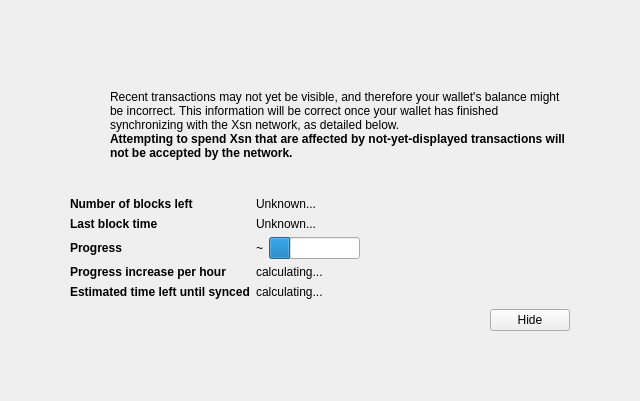
<?xml version="1.0" encoding="UTF-8"?>
<ui version="4.0">
 <class>ModalOverlay</class>
 <widget class="ModalOverlay" name="ModalOverlay">
  <property name="geometry">
   <rect>
    <x>0</x>
    <y>0</y>
    <width>640</width>
    <height>401</height>
   </rect>
  </property>
  <property name="windowTitle">
   <string>Form</string>
  </property>
  <layout class="QVBoxLayout" name="verticalLayout" stretch="0">
   <property name="sizeConstraint">
    <enum>QLayout::SetDefaultConstraint</enum>
   </property>
   <property name="leftMargin">
    <number>0</number>
   </property>
   <property name="topMargin">
    <number>0</number>
   </property>
   <property name="rightMargin">
    <number>0</number>
   </property>
   <property name="bottomMargin">
    <number>0</number>
   </property>
   <item>
    <widget class="QWidget" name="bgWidget" native="true">
     <layout class="QVBoxLayout" name="verticalLayoutMain" stretch="0">
      <property name="leftMargin">
       <number>60</number>
      </property>
      <property name="topMargin">
       <number>60</number>
      </property>
      <property name="rightMargin">
       <number>60</number>
      </property>
      <property name="bottomMargin">
       <number>60</number>
      </property>
      <item>
       <widget class="QWidget" name="contentWidget" native="true">
        <property name="styleSheet">
         <string notr="true"/>
        </property>
        <layout class="QVBoxLayout" name="verticalLayoutSub" stretch="1,0,0,0,0">
         <property name="spacing">
          <number>0</number>
         </property>
         <property name="leftMargin">
          <number>10</number>
         </property>
         <property name="topMargin">
          <number>10</number>
         </property>
         <property name="rightMargin">
          <number>10</number>
         </property>
         <property name="bottomMargin">
          <number>10</number>
         </property>
         <item>
          <layout class="QHBoxLayout" name="horizontalLayoutIconText" stretch="0,1">
           <property name="topMargin">
            <number>20</number>
           </property>
           <item>
            <layout class="QVBoxLayout" name="verticalLayoutIcon">
             <property name="leftMargin">
              <number>0</number>
             </property>
             <item>
              <widget class="QPushButton" name="warningIcon">
               <property name="enabled">
                <bool>false</bool>
               </property>
               <property name="text">
                <string/>
               </property>
               <property name="icon">
                <iconset resource="../dash.qrc">
                 <normaloff>:/icons/warning</normaloff>
                 <disabledoff>:/icons/warning</disabledoff>:/icons/warning</iconset>
               </property>
               <property name="iconSize">
                <size>
                 <width>48</width>
                 <height>48</height>
                </size>
               </property>
               <property name="flat">
                <bool>true</bool>
               </property>
              </widget>
             </item>
             <item>
              <spacer name="verticalSpacerWarningIcon">
               <property name="orientation">
                <enum>Qt::Vertical</enum>
               </property>
               <property name="sizeHint" stdset="0">
                <size>
                 <width>20</width>
                 <height>40</height>
                </size>
               </property>
              </spacer>
             </item>
            </layout>
           </item>
           <item>
            <layout class="QVBoxLayout" name="verticalLayoutInfoText">
             <property name="leftMargin">
              <number>0</number>
             </property>
             <property name="topMargin">
              <number>0</number>
             </property>
             <item>
              <widget class="QLabel" name="infoText">
               <property name="text">
                <string>Recent transactions may not yet be visible, and therefore your wallet's balance might be incorrect. This information will be correct once your wallet has finished synchronizing with the Xsn network, as detailed below.</string>
               </property>
               <property name="textFormat">
                <enum>Qt::RichText</enum>
               </property>
               <property name="wordWrap">
                <bool>true</bool>
               </property>
              </widget>
             </item>
             <item>
              <widget class="QLabel" name="infoTextStrong">
               <property name="font">
                <font>
                 <weight>75</weight>
                 <bold>true</bold>
                </font>
               </property>
               <property name="text">
                <string>Attempting to spend Xsn that are affected by not-yet-displayed transactions will not be accepted by the network.</string>
               </property>
               <property name="textFormat">
                <enum>Qt::RichText</enum>
               </property>
               <property name="wordWrap">
                <bool>true</bool>
               </property>
              </widget>
             </item>
             <item>
              <spacer name="verticalSpacerInTextSpace">
               <property name="orientation">
                <enum>Qt::Vertical</enum>
               </property>
               <property name="sizeHint" stdset="0">
                <size>
                 <width>20</width>
                 <height>40</height>
                </size>
               </property>
              </spacer>
             </item>
            </layout>
           </item>
          </layout>
         </item>
         <item>
          <spacer name="verticalSpacerAfterText">
           <property name="orientation">
            <enum>Qt::Vertical</enum>
           </property>
           <property name="sizeHint" stdset="0">
            <size>
             <width>20</width>
             <height>40</height>
            </size>
           </property>
          </spacer>
         </item>
         <item>
          <layout class="QFormLayout" name="formLayout">
           <property name="fieldGrowthPolicy">
            <enum>QFormLayout::FieldsStayAtSizeHint</enum>
           </property>
           <property name="horizontalSpacing">
            <number>6</number>
           </property>
           <property name="verticalSpacing">
            <number>6</number>
           </property>
           <property name="topMargin">
            <number>10</number>
           </property>
           <item row="0" column="0">
            <widget class="QLabel" name="labelNumberOfBlocksLeft">
             <property name="font">
              <font>
               <weight>75</weight>
               <bold>true</bold>
              </font>
             </property>
             <property name="text">
              <string>Number of blocks left</string>
             </property>
            </widget>
           </item>
           <item row="0" column="1">
            <widget class="QLabel" name="numberOfBlocksLeft">
             <property name="text">
              <string>Unknown...</string>
             </property>
            </widget>
           </item>
           <item row="1" column="0">
            <widget class="QLabel" name="labelLastBlockTime">
             <property name="font">
              <font>
               <weight>75</weight>
               <bold>true</bold>
              </font>
             </property>
             <property name="text">
              <string>Last block time</string>
             </property>
            </widget>
           </item>
           <item row="1" column="1">
            <widget class="QLabel" name="newestBlockDate">
             <property name="sizePolicy">
              <sizepolicy hsizetype="Maximum" vsizetype="Preferred">
               <horstretch>0</horstretch>
               <verstretch>0</verstretch>
              </sizepolicy>
             </property>
             <property name="text">
              <string>Unknown...</string>
             </property>
            </widget>
           </item>
           <item row="2" column="0">
            <widget class="QLabel" name="labelSyncDone">
             <property name="font">
              <font>
               <weight>75</weight>
               <bold>true</bold>
              </font>
             </property>
             <property name="text">
              <string>Progress</string>
             </property>
            </widget>
           </item>
           <item row="2" column="1">
            <layout class="QHBoxLayout" name="horizontalLayoutSync" stretch="0,1">
             <item>
              <widget class="QLabel" name="percentageProgress">
               <property name="text">
                <string>~</string>
               </property>
              </widget>
             </item>
             <item>
              <widget class="QProgressBar" name="progressBar">
               <property name="value">
                <number>24</number>
               </property>
               <property name="format">
                <string/>
               </property>
              </widget>
             </item>
            </layout>
           </item>
           <item row="4" column="0">
            <widget class="QLabel" name="labelProgressIncrease">
             <property name="font">
              <font>
               <weight>75</weight>
               <bold>true</bold>
              </font>
             </property>
             <property name="text">
              <string>Progress increase per hour</string>
             </property>
            </widget>
           </item>
           <item row="4" column="1">
            <widget class="QLabel" name="progressIncreasePerH">
             <property name="text">
              <string>calculating...</string>
             </property>
            </widget>
           </item>
           <item row="5" column="0">
            <widget class="QLabel" name="labelEstimatedTimeLeft">
             <property name="font">
              <font>
               <weight>75</weight>
               <bold>true</bold>
              </font>
             </property>
             <property name="text">
              <string>Estimated time left until synced</string>
             </property>
            </widget>
           </item>
           <item row="5" column="1">
            <widget class="QLabel" name="expectedTimeLeft">
             <property name="text">
              <string>calculating...</string>
             </property>
            </widget>
           </item>
          </layout>
         </item>
         <item>
          <layout class="QHBoxLayout" name="horizontalLayoutButtons">
           <property name="leftMargin">
            <number>10</number>
           </property>
           <property name="topMargin">
            <number>10</number>
           </property>
           <item>
            <spacer name="horizontalSpacer">
             <property name="orientation">
              <enum>Qt::Horizontal</enum>
             </property>
             <property name="sizeHint" stdset="0">
              <size>
               <width>40</width>
               <height>20</height>
              </size>
             </property>
            </spacer>
           </item>
           <item>
            <widget class="QPushButton" name="closeButton">
             <property name="text">
              <string>Hide</string>
             </property>
            </widget>
           </item>
          </layout>
         </item>
         <item>
          <layout class="QVBoxLayout" name="verticalLayout_2">
           <item>
            <spacer name="verticalSpacer">
             <property name="orientation">
              <enum>Qt::Vertical</enum>
             </property>
             <property name="sizeHint" stdset="0">
              <size>
               <width>20</width>
               <height>40</height>
              </size>
             </property>
            </spacer>
           </item>
          </layout>
         </item>
        </layout>
       </widget>
      </item>
     </layout>
    </widget>
   </item>
  </layout>
 </widget>
 <customwidgets>
  <customwidget>
   <class>ModalOverlay</class>
   <extends>QWidget</extends>
   <header>modaloverlay.h</header>
   <container>1</container>
  </customwidget>
 </customwidgets>
 <resources>
  <include location="../dash.qrc"/>
 </resources>
 <connections/>
</ui>
